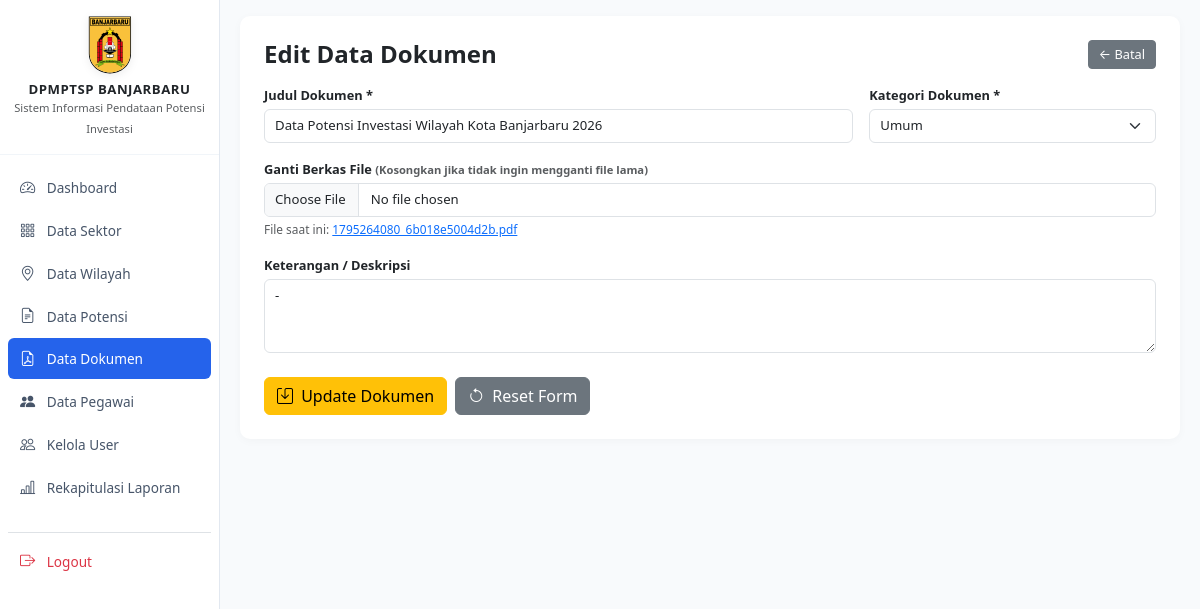
/admin/dokumen_edit.php?id=4 (signed in), run on the app's committed database.
### tables this page shows
CREATE TABLE `dokumen` (
  `id_dokumen` int NOT NULL AUTO_INCREMENT,
  `judul_dokumen` varchar(255) NOT NULL,
  `kategori` varchar(100) DEFAULT 'Umum',
  `deskripsi` text,
  `file_dokumen` varchar(255) NOT NULL,
  `tipe_file` varchar(50) DEFAULT NULL,
  `ukuran_file` int DEFAULT '0',
  `created_at` timestamp NULL DEFAULT CURRENT_TIMESTAMP,
  `created_by` int DEFAULT NULL,
  PRIMARY KEY (`id_dokumen`)
);

### admin/dokumen_edit.php (the view, shortened to what this page needs)
<?php
require_once '../config/database.php';
$id = isset($_GET['id']) ? (int)$_GET['id'] : 0;
$stmt = $pdo->prepare("SELECT * FROM dokumen WHERE id_dokumen = :id LIMIT 1");
$stmt->execute([':id' => $id]);
$dok = $stmt->fetch();
?>
<!DOCTYPE html>
<html lang="id">
<head>
</head>
<body>
<div class="wrapper">
    <?php require_once '../includes/sidebar.php'; ?>
    <div id="content">
        <div class="card card-modern p-4">
            <div class="d-flex justify-content-between align-items-center mb-3">
                <h4 class="mb-0 fw-bold">Edit Data Dokumen</h4>
                <a href="dokumen.php" class="btn btn-secondary btn-sm">&larr; Batal</a>
            </div>
            <form method="POST" enctype="multipart/form-data" class="row g-3">
                <div class="col-md-8">
                    <label class="form-label">Judul Dokumen *</label>
                    <input type="text" name="judul_dokumen" class="form-control" required value="<?= htmlspecialchars($dok['judul_dokumen']) ?>">
                </div>
                <div class="col-md-4">
                    <label class="form-label">Kategori Dokumen *</label>
                    <select name="kategori" class="form-select" required>
                        <option value="Umum" <?= $dok['kategori'] === 'Umum' ? 'selected' : '' ?>>Umum</option>
                    </select>
                </div>
                <div class="col-12">
                    <label class="form-label">Ganti Berkas File <small class="text-muted">(Kosongkan jika tidak ingin mengganti file lama)</small></label>
                    <input type="file" name="file_dokumen" class="form-control">
                    <small class="text-muted mt-1 d-block">File saat ini: <a href="../uploads/dokumen/<?= $dok['file_dokumen'] ?>" target="_blank"><?= htmlspecialchars($dok['file_dokumen']) ?></a></small>
                </div>
                <div class="col-12">
                    <label class="form-label">Keterangan / Deskripsi</label>
                    <textarea name="deskripsi" class="form-control" rows="3"><?= htmlspecialchars($dok['deskripsi'] ?? '') ?></textarea>
                </div>
                <div class="col-12 mt-4 d-flex gap-2">
                    <button type="submit" class="btn btn-warning"><i class="bi bi-save me-1"></i> Update Dokumen</button>
                    <button type="reset" class="btn btn-secondary"><i class="bi bi-arrow-counterclockwise me-1"></i> Reset Form</button>
                </div>
            </form>
        </div>
    </div>
</div>
</body>
</html>

### includes/sidebar.php (style rules this page uses)
body { min-height: 100vh; background-color: #f8fafc; font-size: 0.85rem; }
.wrapper { display: flex; width: 100%; align-items: flex-start; }
#content { width: 100%; padding: 16px 20px; min-height: 100vh; }
.card-modern { border: none; border-radius: 10px; box-shadow: 0 2px 10px rgba(0,0,0,0.03); background: #ffffff; }
.form-control, .form-select { padding: 6px 10px; font-size: 0.825rem; border-radius: 6px; }
.form-label { font-size: 0.8rem; margin-bottom: 4px; font-weight: 600; }
.btn-sm { padding: 4px 10px; font-size: 0.8rem; }

### data on the page
dokumen: judul_dokumen "Data Potensi Investasi Wilayah Kota Banjarbaru 2026", kategori "Umum", file_dokumen "1795264080_6b018e5004d2b.pdf", deskripsi "-"
